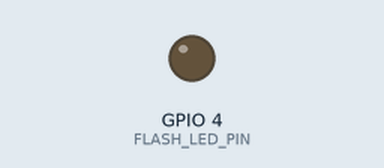
Recording of a sketch running on a simulated ESP32. Parts: output pins drawn as LEDs (lit = HIGH). WiFi joins after 1.5 s; servers stay silent unless stated; the camera gives no picture; web services answer with replies made up by the test bench; what the sketch prints to the serial monitor is not drawn.

Above: at 15.9 s.
At 30.05 s:
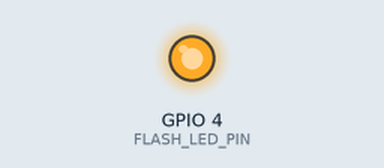
Timing chart, 0 to 41.4 s (numbered marks = the images above):
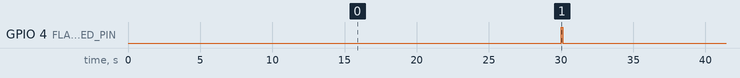

The sketch:

ESP32-CAM_Bot-Telegram.ino
```cpp
#include <WiFi.h>
#include <WiFiClientSecure.h>
#include "esp_camera.h"


// 1. CONFIGURAÇÕES DE REDE E TELEGRAM
const char* ssid = "*******";
const char* password = "*******";

String botToken = "*******"; // Ex: "123456789:ABCdefGhIJKlmNoPQRsTUVWxyz"
String chatId = "*******";        // Ex: "1234567890"

// 2. CONFIGURAÇÕES DO TEMPORIZADOR
unsigned long lastTime = 0;
// 30000 milissegundos = 30 segundos
unsigned long timerDelay = 30000; // 30 segundos

// Mude para 'false' se não quiser usar o flash
bool useFlash = true;

#define FLASH_LED_PIN 4 // O LED principal do ESP32-CAM fica no pino 4

// 3. PINOS DA CÂMERA (Modelo AI-THINKER)
#define PWDN_GPIO_NUM     32
#define RESET_GPIO_NUM    -1
#define XCLK_GPIO_NUM      0
#define SIOD_GPIO_NUM     26
#define SIOC_GPIO_NUM     27
#define Y9_GPIO_NUM       35
#define Y8_GPIO_NUM       34
#define Y7_GPIO_NUM       39
#define Y6_GPIO_NUM       36
#define Y5_GPIO_NUM       21
#define Y4_GPIO_NUM       19
#define Y3_GPIO_NUM       18
#define Y2_GPIO_NUM        5
#define VSYNC_GPIO_NUM    25
#define HREF_GPIO_NUM     23
#define PCLK_GPIO_NUM     22

void configCamera() {
  camera_config_t config;
  config.ledc_channel = LEDC_CHANNEL_0;
  config.ledc_timer = LEDC_TIMER_0;
  config.pin_d0 = Y2_GPIO_NUM;
  config.pin_d1 = Y3_GPIO_NUM;
  config.pin_d2 = Y4_GPIO_NUM;
  config.pin_d3 = Y5_GPIO_NUM;
  config.pin_d4 = Y6_GPIO_NUM;
  config.pin_d5 = Y7_GPIO_NUM;
  config.pin_d6 = Y8_GPIO_NUM;
  config.pin_d7 = Y9_GPIO_NUM;
  config.pin_xclk = XCLK_GPIO_NUM;
  config.pin_pclk = PCLK_GPIO_NUM;
  config.pin_vsync = VSYNC_GPIO_NUM;
  config.pin_href = HREF_GPIO_NUM;
  config.pin_sccb_sda = SIOD_GPIO_NUM;
  config.pin_sccb_scl = SIOC_GPIO_NUM;
  config.pin_pwdn = PWDN_GPIO_NUM;
  config.pin_reset = RESET_GPIO_NUM;
  config.xclk_freq_hz = 20000000;
  config.pixel_format = PIXFORMAT_JPEG;

  if(psramFound()){
    config.frame_size = FRAMESIZE_VGA;
    config.jpeg_quality = 10;
    config.fb_count = 2;
  } else {
    config.frame_size = FRAMESIZE_SVGA;
    config.jpeg_quality = 12;
    config.fb_count = 1;
  }

  esp_err_t err = esp_camera_init(&config);
  if (err != ESP_OK) {
    Serial.printf("Falha na inicializacao da camera: 0x%x", err);
    delay(1000);
    ESP.restart();
  }
}

void sendPhotoToTelegram() {
  const char* myDomain = "api.telegram.org";
  String getAll="";
  String getBody="";

  // Verifica a variável de configuração do flash
  if (useFlash) {
    digitalWrite(FLASH_LED_PIN, HIGH);
    delay(50); // Aguarda o sensor ajustar a exposição à nova luz
  }

  // Tira a foto
  camera_fb_t * fb = NULL;
  fb = esp_camera_fb_get();

  // Desliga o flash de forma segura, garantindo que não fique aceso
  digitalWrite(FLASH_LED_PIN, LOW);

  if(!fb) {
    Serial.println("Falha ao capturar imagem da camera");
    return;
  }

  Serial.println("Conectando ao Telegram para envio...");
  WiFiClientSecure client;
  client.setInsecure();

  if (client.connect(myDomain, 443)) {
    Serial.println("Conectado! Enviando foto...");

    String head = "--Boundary\r\nContent-Disposition: form-data; name=\"chat_id\"; \r\n\r\n" + chatId + "\r\n--Boundary\r\nContent-Disposition: form-data; name=\"photo\"; filename=\"esp32-cam.jpg\"\r\nContent-Type: image/jpeg\r\n\r\n";
    String tail = "\r\n--Boundary--\r\n";

    uint32_t imageLen = fb->len;
    uint32_t extraLen = head.length() + tail.length();
    uint32_t totalLen = imageLen + extraLen;

    client.println("POST /bot" + botToken + "/sendPhoto HTTP/1.1");
    client.println("Host: " + String(myDomain));
    client.println("Content-Length: " + String(totalLen));
    client.println("Content-Type: multipart/form-data; boundary=Boundary");
    client.println();
    client.print(head);

    uint8_t *fbBuf = fb->buf;
    size_t fbLen = fb->len;
    for (size_t n=0; n<fbLen; n=n+1024) {
      if (n+1024 < fbLen) {
        client.write(fbBuf, 1024);
        fbBuf += 1024;
      }
      else if (fbLen%1024>0) {
        size_t remainder = fbLen%1024;
        client.write(fbBuf, remainder);
      }
    }
    client.print(tail);

    long startTimer = millis();
    boolean state = false;
    while ((startTimer + 5000) > millis()) {
      Serial.print(".");
      delay(100);
      while (client.available()) {
        char c = client.read();
        if (state==true) getBody += String(c);
        if (c == '\n') {
          if (getAll.length()==0) state=true;
          getAll = "";
        } else if (c != '\r') {
          getAll += String(c);
        }
      }
      if (getBody.length()>0) { break; }
    }
    Serial.println();
    Serial.println("Foto enviada com sucesso!");
    client.stop();
  } else {
    Serial.println("Erro ao conectar no Telegram.");
  }

  esp_camera_fb_return(fb);
}

void setup() {
  Serial.begin(115200);

  // Configura o pino do flash e garante que comece desligado
  pinMode(FLASH_LED_PIN, OUTPUT);
  digitalWrite(FLASH_LED_PIN, LOW);

  WiFi.mode(WIFI_STA);
  WiFi.begin(ssid, password);
  Serial.print("Conectando ao WiFi");
  while (WiFi.status() != WL_CONNECTED) {
    delay(500);
    Serial.print(".");
  }
  Serial.println("\nWiFi conectado!");

  configCamera();
}

void loop() {
  if ((millis() - lastTime) > timerDelay) {
    sendPhotoToTelegram();
    lastTime = millis();
  }
}
```

Measured:
- by itself, GPIO 4 (FLASH_LED_PIN): alternates HIGH for 0.11 s and LOW for 30.4 s
